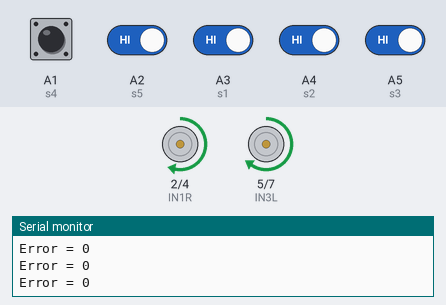
A sketch run on a simulated Arduino Uno, built with avr-gcc and run on an emulated ATmega328P. Parts: motor-driver pin pairs drawn as motors (green arrow = first pin HIGH = forward, orange = second pin HIGH = backward, longer = more drive, scaled by the enable pin), the last lines printed to the serial monitor. The test bench sets the inputs (shaded band); at power-on: A1 (s4), A2 (s5), A3 (s1), A4 (s2), A5 (s3) HIGH.

Above: at 1.2 s.
1.3 s: A2 (s5) driven LOW
At 2.0 s:
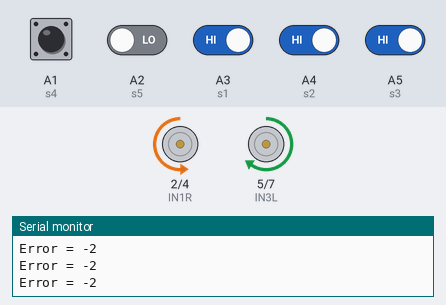
2.8 s: A4 (s2) driven LOW
At 4.2 s:
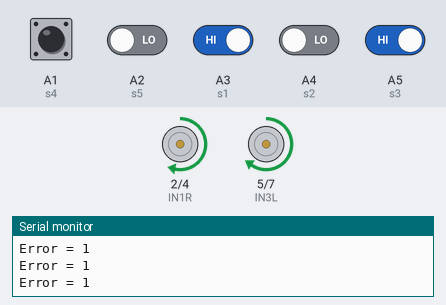
5.8 s: A4 (s2) driven HIGH
At 6.4 s:
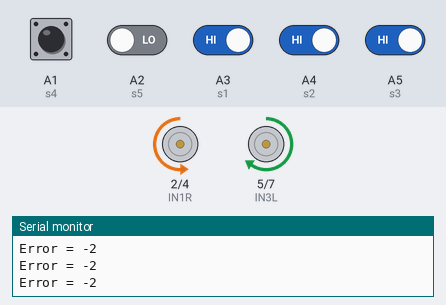
7.3 s: A5 (s3) driven LOW
At 7.9 s:
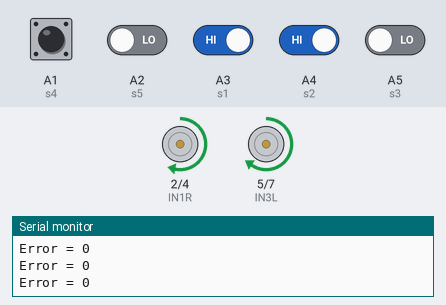
10.3 s: A5 (s3) driven HIGH
At 11.3 s:
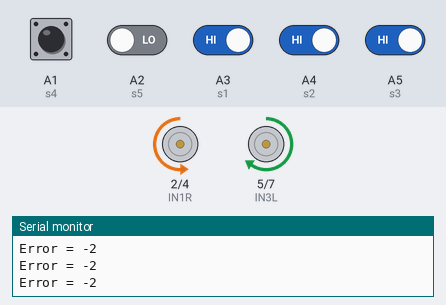
11.8 s: A2 (s5) driven HIGH and A3 (s1) driven LOW
At 12.3 s:
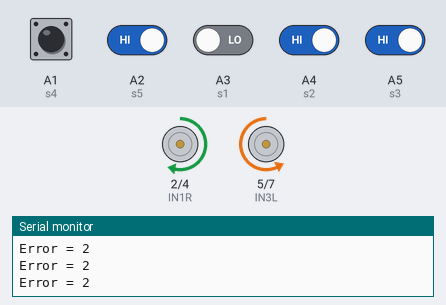
Timing chart, 0 to 14.3 s (numbered marks = the images above; inputs shaded):
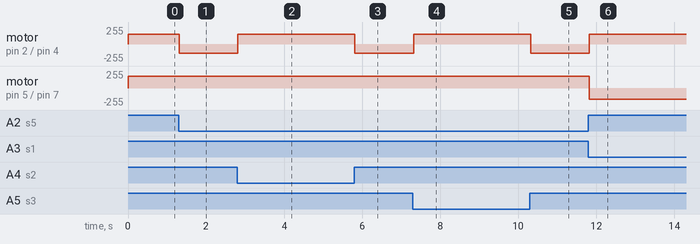

Measured:
- after the input at 1.3 s, motor on pin 2 (IN1R) / pin 4 (IN2R): forward 150/255 → backward 140/255 at once
- after the input at 2.8 s, motor on pin 2 (IN1R) / pin 4 (IN2R): backward 140/255 → forward 150/255 at once
- after the input at 5.8 s, motor on pin 2 (IN1R) / pin 4 (IN2R): forward 150/255 → backward 140/255 at once
- after the input at 7.3 s, motor on pin 2 (IN1R) / pin 4 (IN2R): backward 140/255 → forward 150/255 at once
- after the input at 10.3 s, motor on pin 2 (IN1R) / pin 4 (IN2R): forward 150/255 → backward 140/255 at once
- after the input at 11.8 s, motor on pin 2 (IN1R) / pin 4 (IN2R): backward 140/255 → forward 150/255 at once; motor on pin 5 (IN3L) / pin 7 (IN4L): forward 175/255 → backward 165/255 at once

The sketch:

EKSBOTICHI_PID.ino
```cpp
const int ENA = 3;
const int ENB = 6;
const int IN1R = 2;
const int IN2R = 4;
const int IN3L = 5;
const int IN4L = 7;
const int s1 = A3;  // paling kiri
const int s2 = A4;  // kiri
const int s3 = A5;  // tengah
const int s4 = A1;  // kanan
const int s5 = A2;  // paling kanan

float kp = 45;
float ki = 0;
float kd = 0;
float interval = 100;
float old = 0;
float now;
float integral;
float previousError = 0;

int Err;
int previousTime;
int correction;
int SpeedR, SpeedL;
int BSpeedR = 150;
int BSpeedL = 175;
int LSpeed;
int RSpeed;
// motor kiri dilebihkan 25

bool ichistop = false;

void setup() {
  Serial.begin(9600);
  pinMode(ENA, OUTPUT);
  pinMode(ENB, OUTPUT);
  pinMode(IN1R, OUTPUT);
  pinMode(IN2R, OUTPUT);
  pinMode(IN3L, OUTPUT);
  pinMode(IN4L, OUTPUT);
  pinMode(s1, INPUT);
  pinMode(s2, INPUT);
  pinMode(s3, INPUT);
  pinMode(s4, INPUT);
  pinMode(s5, INPUT);
}

int readErr() {
  // 0 ngebaca hitam && 1 ngebaca putih
  int sr1 = digitalRead(s1);
  int sr2 = digitalRead(s2);
  int sr3 = digitalRead(s3);
  int sr4 = digitalRead(s4);
  int sr5 = digitalRead(s5);

  // ngatur error sensor
  // (-) sensor kanan, (+) sensor kiri
  if (sr3 == 0) {
    Err = 0;
  } else if (sr4 == 0 || sr2 == 0) {
    if (sr4 == 0) {
      Err = -1;
    } else if (sr2 == 0) {
      Err = 1;
    }
  } else if (sr5 == 0 || sr1 == 0) {
    if (sr5 == 0) {
      Err = -2;
    } else if (sr1 == 0) {
      Err = 2;
    }
  }
  Serial.print("Error = ");
  Serial.println(Err);
  return Err;
}

void Maju(int RSpeed, int LSpeed) {
  analogWrite(ENA, RSpeed);
  analogWrite(ENB, LSpeed);
  digitalWrite(IN1R, HIGH);
  digitalWrite(IN2R, LOW);
  digitalWrite(IN3L, HIGH);
  digitalWrite(IN4L, LOW);
}

void Kiri(int RSpeed, int LSpeed) {
  analogWrite(ENA, RSpeed);
  analogWrite(ENB, LSpeed);
  digitalWrite(IN1R, HIGH);
  digitalWrite(IN2R, LOW);
  digitalWrite(IN3L, LOW);
  digitalWrite(IN4L, HIGH);
}

void Kanan(int RSpeed, int LSpeed) {
  analogWrite(ENA, RSpeed);
  analogWrite(ENB, LSpeed);
  digitalWrite(IN1R, LOW);
  digitalWrite(IN2R, HIGH);
  digitalWrite(IN3L, HIGH);
  digitalWrite(IN4L, LOW);
}

void PIDBos() {
  unsigned long now = micros();
  if (now - previousTime >= interval) {
    int error = readErr();
    float proportional = kp * error;
    integral += error * (now - previousTime) / interval;
    float derivative = (error - previousError) / ((now - previousTime) / interval);

    int correction = proportional + ki * integral + kd * derivative;
    correction = constrain(correction, -255, 255);

    int LSpeed = BSpeedL + correction;
    int RSpeed = BSpeedR - correction;

    int LSpeed2 = BSpeedL + correction;
    int RSpeed2 = BSpeedR - correction;


    LSpeed = constrain(LSpeed, 205, 225);
    RSpeed = constrain(RSpeed, 180, 200);

    // LSpeed2 = constrain(LSpeed, 0, 150);
    // RSpeed2 = constrain(RSpeed, 0, 150);

    // int LSpeed3 = baseSpeed + correction;
    // int RSpeed3 = baseSpeed - correction;

    // LSpeed3 = constrain(LSpeed, 0, 150);
    // RSpeed3 = constrain(RSpeed, 0, 150);

    if (error == 0) {
      Maju(BSpeedR, BSpeedL);
    } else if (error == -2) {
      Kanan(140, 175);
    } else if (error == 2) {
      Kiri(150, 165);
    } else if (error == -1 || error == 1) {
      Maju(BSpeedR, BSpeedL);
      // Maju(RSpeed, LSpeed);
    }
  }
}


void loop() {
  PIDBos();
  // while (ichistop == false) {
  //   pidControl();
  //   if ((val1 == a && val2 == b && val3 == c && val4 == d && val5 == e) || (val2 == b && val3 == c && val4 == d && val5 == e) || (val1 == a && val2 == b && val3 == c && val4 == d)) {
  //     stopmotor = true;
  //     break;
  //   }
  // }
  // analogWrite(ENA, 0);
  // analogWrite(ENB, 0);
  // digitalWrite(IN1R, LOW);
  // digitalWrite(IN2R, HIGH);
  // digitalWrite(IN3L, LOW);
  // digitalWrite(IN4L, HIGH);
}
```
